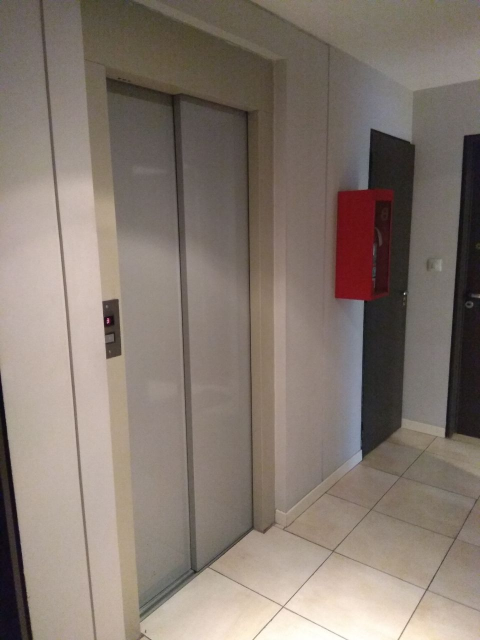
#> input picture Practico 9/pic.jpeg, 960 x 1280 px (shown at 1/2 size)
$ python Practico9.py
#> lines starting #> are read from the running program, lines starting #| are printed output that depends on the picture
#> further down, img is the input picture: shape (1280, 960, 3); mean B, G, R 111.8, 120.9, 132.9
### Practico 9/Perspectiva.py
import cv2
import numpy as np


def perspectiva(img, vector_o):
    destiny = np.float32([[0, 0], [img.shape[1], 0],  [img.shape[1],img.shape[0]],[0, img.shape[0]]]) #We define the arrangement of the destiny points in order to perform the transformation.
    origin = np.float32([[vector_o[0]], [vector_o[1]], [vector_o[2]], [vector_o[3]]])
    z = cv2.getPerspectiveTransform(origin, destiny) #This function returns an affine transform #calculated from three pairs of coodinates using a 2x3 transformation matrix.
    perspective = cv2.warpPerspective(img, z, (img.shape[1], img.shape[0])) #warpAffine transforms an image using a #matrix based on the given parameters (image=source, z=transf. matrix, h/w=size of output pic).
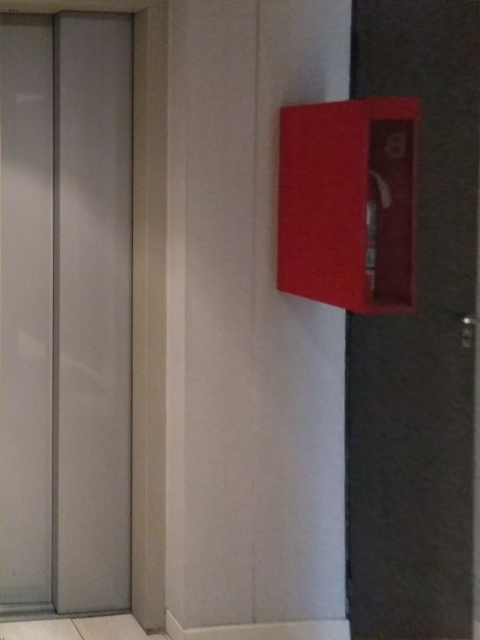
#> perspective: shape (1280, 960, 3) (shown at 1/2 size); mean B, G, R 84.6, 89.4, 103.5
    return perspective


### Practico 9/Practico9.py
import cv2
import numpy as np
from math import sqrt
from numpy.core.fromnumeric import resize
from Perspectiva import perspectiva

factor = 0.446667858 #Based on the rectified image, the elevator's Door measurement is: h = 2010mm (450px)
#Therefore 2010mm = 450 px --> px = 0.446667858cm
pts = [[],[]]

def selection (event,x,y,flags,param):
    global drawing, pts, i
    if event == cv2.EVENT_LBUTTONDOWN:
        drawing = True
        pts[i] = x,y #We create a tuple with mouse's defined coordinates.
        cv2.circle(persp_r, pts[i], 2,  (20,175,80), 2)
        i = i+1
        if i == 2:
            drawing = False
            cv2.line(backup, (pts[0][0],pts[0][1]), (pts[1][0],pts[1][1]), (20,175,80), 1)
            dist = ". " + str(round((sqrt(((x-pts[0][0])*(factor/100))**2+((y-pts[0][1])*(factor/100))**2)),2)) + " metros"
            cv2.putText(backup, dist, (x, y), cv2.FONT_HERSHEY_SIMPLEX, 0.8, (20,175,80), 2)

        elif (drawing is True):
            backup[:] = persp_r[:] #Measurement update (avoid measures overlapping)

img = cv2.imread('pic.jpeg') #We load the picture.
vector_o = [[210,128], [828,290], [806,850], [284,1268]] #We define the base points to perform the transforamtion.
persp = perspectiva(img, vector_o)
persp_r = cv2.resize(persp, (640,480))
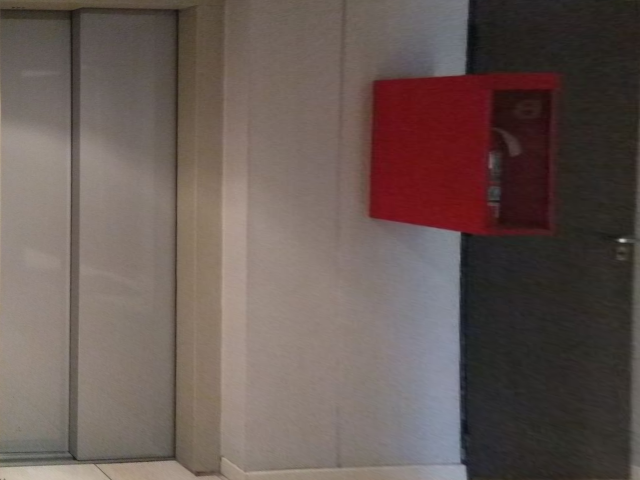
#> persp_r: shape (480, 640, 3); mean B, G, R 84.6, 89.4, 103.5
backup = persp_r.copy()
backup_2 = persp_r.copy()
cv2.namedWindow('Measurement')
cv2.setMouseCallback("Measurement", selection)
i=0

run = True
while(run == True):
    cv2.imshow('Measurement',backup)
    k=cv2.waitKey(1)& 0xFF
#> (key q is pressed here)
    if k == ord('r'):
        i = 0
        backup = backup_2.copy()
        persp_r = backup_2.copy()
    if k == ord('q'):
        run = False
    elif k==27:
        break
cv2.destroyAllWindows()

$ run again, with Practico 9/resize.jpeg copied over Practico 9/pic.jpeg
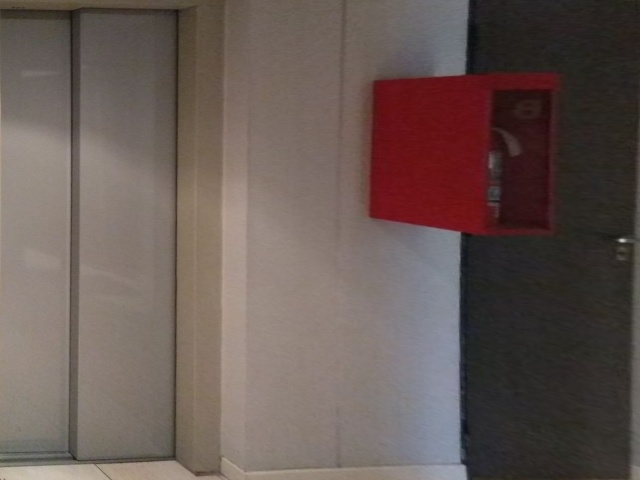
#> input picture Practico 9/resize.jpeg, 640 x 480 px
#> img is the input picture: shape (480, 640, 3); mean B, G, R 84.6, 89.4, 103.5
#> in perspectiva, `perspective = cv2.warpPerspective(img, z, (img.shape[1], img.shape[0]))`:
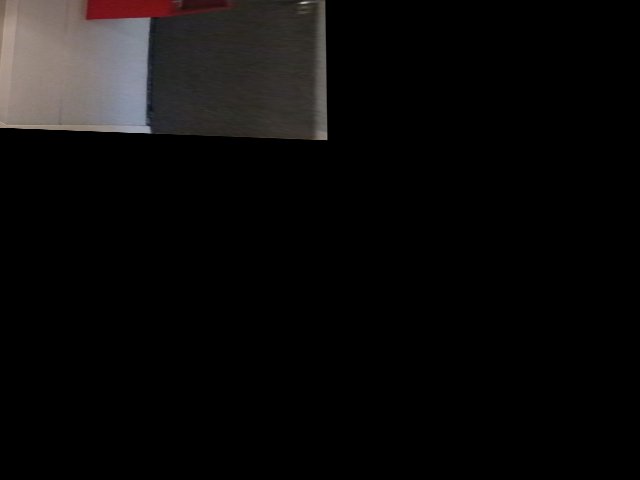
#> perspective: shape (480, 640, 3); mean B, G, R 11, 11.2, 12.4
